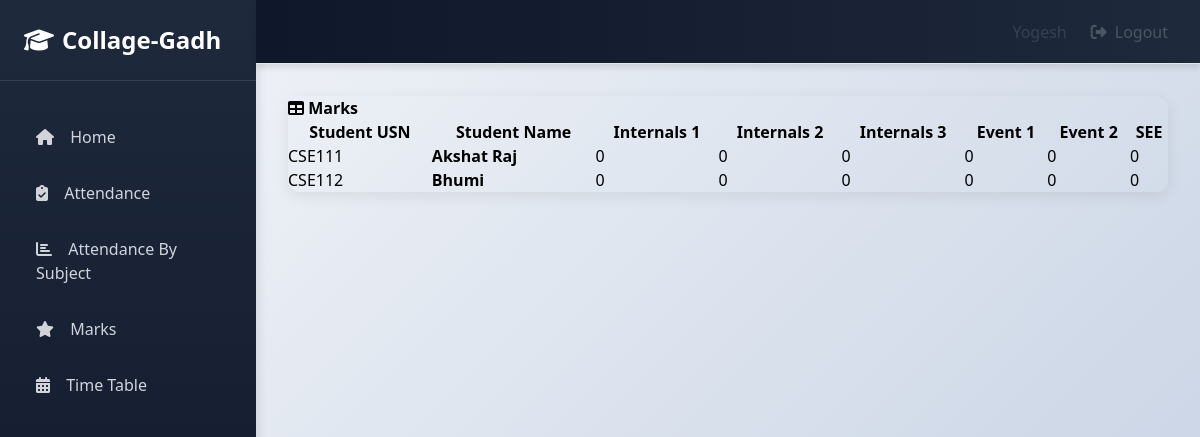
Page /teacher/42/Students/Marks/ (signed in) on the committed database.
### info/models.py (models this page shows, shortened)
class User(AbstractUser):
    @property
    def is_student(self):
        if hasattr(self, 'student'):
            return True
        return False

class Student(models.Model):
    user = models.OneToOneField(User, on_delete=models.CASCADE, null=True)
    class_id = models.ForeignKey(Class, on_delete=models.CASCADE, default=1)
    USN = models.CharField(primary_key='True', max_length=100)
    name = models.CharField(max_length=200)
    sex = models.CharField(max_length=50, choices=sex_choice, default='Male')
    DOB = models.DateField(default='1998-01-01')

class StudentCourse(models.Model):
    student = models.ForeignKey(Student, on_delete=models.CASCADE)
    course = models.ForeignKey(Course, on_delete=models.CASCADE)
    class Meta:
        unique_together = (('student', 'course'),)
        verbose_name_plural = 'Marks'

class Marks(models.Model):
    studentcourse = models.ForeignKey(StudentCourse, on_delete=models.CASCADE)
    name = models.CharField(max_length=50, choices=test_name, default='Internal test 1')
    marks1 = models.IntegerField(default=0, validators=[MinValueValidator(0), MaxValueValidator(100)])
    class Meta:
        unique_together = (('studentcourse', 'name'),)

### info/views.py (the view)
@login_required()
def student_marks(request, assign_id):
    ass = Assign.objects.get(id=assign_id)
    sc_list = StudentCourse.objects.filter(student__in=ass.class_id.student_set.all(), course=ass.course)
    return render(request, 'info/t_student_marks.html', {'sc_list': sc_list})

### info/templates/info/t_student_marks.html
{% extends 'info/base.html' %}
    {% load static %}
    {% block content %}
                  <div class="card mb-3">
            <div class="card-header">
              <i class="fas fa-table"></i>
            <b>Marks</b></div>
            <div class="card-body">
              <div class="table-responsive">
                <table class="table table-bordered" id="dataTable" width="100%" cellspacing="0">
                  <thead>
                    <tr>
                        <th>Student USN</th>
                        <th>Student Name</th>
                        <th>Internals 1</th>
                        <th>Internals 2</th>
                        <th>Internals 3</th>
                        <th>Event 1</th>
                        <th>Event 2</th>
                        <th>SEE</th>
                    </tr>
                  </thead>
                  <tbody>
                    {% for sc in sc_list %}
                    <tr>
                        <td>{{ sc.student_id }}</td>
                        <td><b>{{ sc.student.name }} </b></td>
                        {% for m in sc.marks_set.all %}
                            <td>{{ m.marks1 }}</td>
                        {% endfor %}
                    </tr>
                    {% empty %}
                            <p>student has no courses</p>
                    {% endfor %}
                  </tbody>
                </table>
              </div>
            </div>
          </div>
    {% endblock %}

### info/templates/info/base.html (shortened to what this page needs)
<!DOCTYPE html>
<html lang="en">
  <head>
    {% load static %}
    <script src="https://cdn.tailwindcss.com"></script>
    <link rel="stylesheet" href="https://cdnjs.cloudflare.com/ajax/libs/font-awesome/6.4.0/css/all.min.css">
  </head>
  <body id="page-top" class="flex h-screen bg-gray-100">
    <aside class="sidebar w-64 h-screen overflow-y-auto">
      <div class="p-6 border-b border-slate-700">
        <a href="{% url 'index' %}" class="text-2xl font-bold text-white flex items-center gap-2">
          <i class="fas fa-graduation-cap"></i> Collage-Gadh
        </a>
      </div>
      <nav class="mt-8 px-4 space-y-2">
        <a href="{% url 'index' %}" class="sidebar-item block px-4 py-3 text-gray-300 hover:text-white font-medium">
          <i class="fas fa-home mr-3"></i> Home
        </a>
        {% if request.user.is_student %}
          <a href="{% url 'attendance' request.user.student.USN %}" class="sidebar-item block px-4 py-3 text-gray-300 hover:text-white font-medium">
            <i class="fas fa-clipboard-check mr-3"></i> Attendance
          </a>
          <a href="{% url 'attendance' request.user.student.USN %}" class="sidebar-item block px-4 py-3 text-gray-300 hover:text-white font-medium">
            <i class="fas fa-chart-bar mr-3"></i> Attendance By Subject
          </a>
          <a href="{% url 'marks_list' request.user.student.USN %}" class="sidebar-item block px-4 py-3 text-gray-300 hover:text-white font-medium">
            <i class="fas fa-star mr-3"></i> Marks
          </a>
          <a href="{% url 'timetable' request.user.student.class_id_id %}" class="sidebar-item block px-4 py-3 text-gray-300 hover:text-white font-medium">
            <i class="fas fa-calendar-alt mr-3"></i> Time Table
          </a>
        {% endif %}
      </nav>
    </aside>
    <div class="flex-1 flex flex-col">
      <nav class="navbar h-16 flex items-center justify-between px-8 border-b border-gray-200">
        <div class="flex items-center gap-6">
          <span class="text-gray-700 font-medium capitalize">
            {% if request.user.is_student %}
              {{ request.user.student.name }}
            {% elif request.user.is_teacher %}
              {{ request.user.teacher.name }}
            {% else %}
              {{ request.user.username }}
            {% endif %}
          </span>
          <button onclick="showLogoutModal()" class="text-gray-600 hover:text-gray-900 font-medium flex items-center gap-2">
            <i class="fas fa-sign-out-alt"></i> Logout
          </button>
        </div>
      </nav>
      <main class="flex-1 overflow-auto p-8">
        {% block content %}
        {% endblock %}
      </main>
    </div>
  </body>
</html>

### info/templates/info/base.html (style rules this page uses)
* { margin: 0; padding: 0; box-sizing: border-box; }
body { background: linear-gradient(135deg, #f5f7fa 0%, #c3cfe2 100%); min-height: 100vh; }
.sidebar { background: linear-gradient(180deg, #1e293b 0%, #0f172a 100%); box-shadow: 2px 0 10px rgba(0,0,0,0.1); }
.sidebar-item { border-left: 4px solid transparent; transition: all 0.3s ease; }
.navbar { background: linear-gradient(90deg, #0f172a 0%, #1e293b 100%); box-shadow: 0 4px 6px rgba(0,0,0,0.1); }
.card { border: none; border-radius: 12px; box-shadow: 0 4px 15px rgba(0,0,0,0.08); transition: all 0.3s ease; }

### rows in the picture
User: user.student.name "Yogesh"
StudentCourse: student_id "CSE111", student.name "Akshat Raj"
Marks: marks1 "0"
Marks: marks1 "0"
Marks: marks1 "0"
Marks: marks1 "0"
Marks: marks1 "0"
Marks: marks1 "0"
StudentCourse: student_id "CSE112", student.name "Bhumi"
Marks: marks1 "0"
Marks: marks1 "0"
Marks: marks1 "0"
Marks: marks1 "0"
Marks: marks1 "0"
Marks: marks1 "0"
